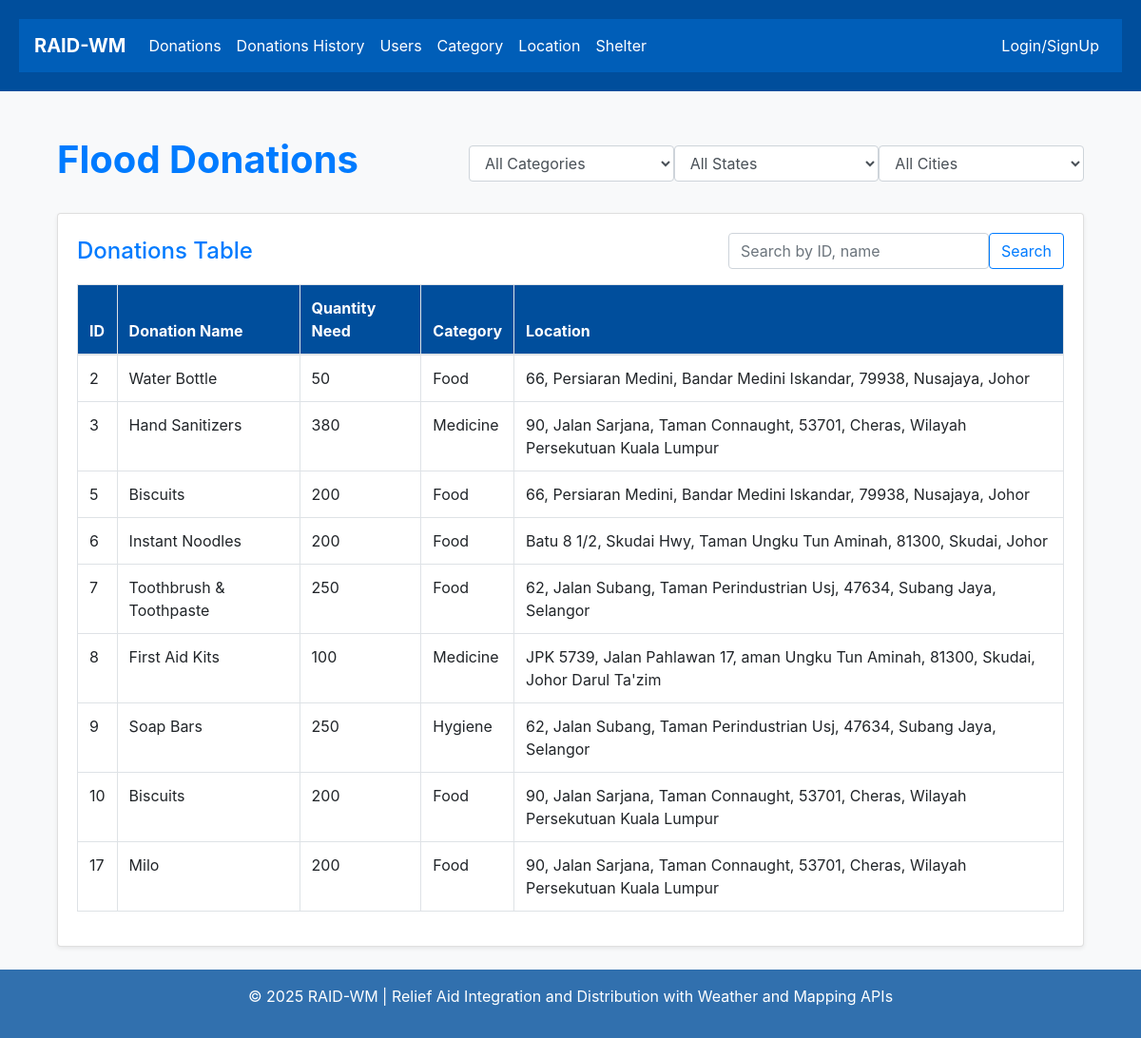
The app's page /, older data.
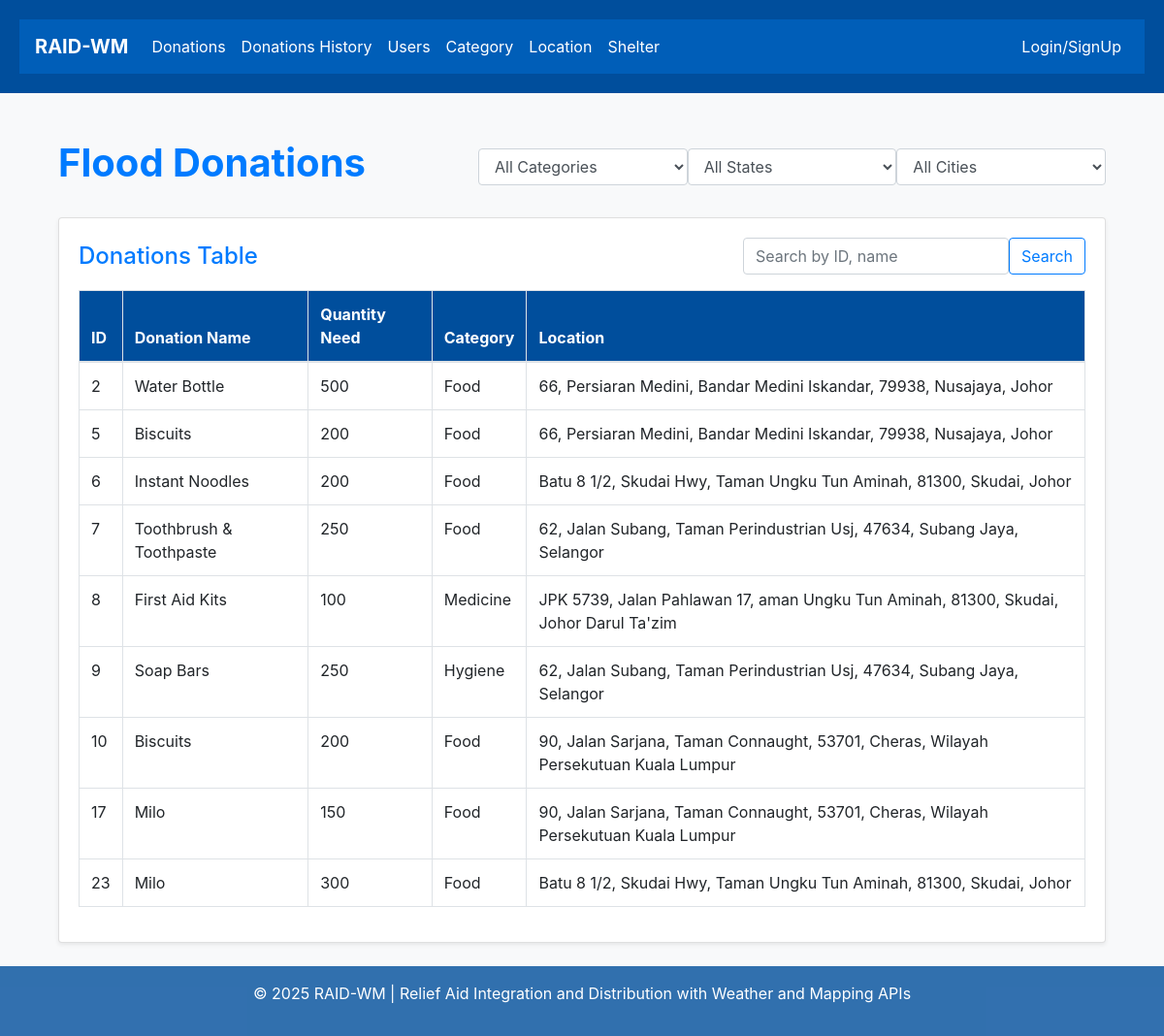
The same page, newer data.
### members/models.py (models this page shows, shortened)
class Donation(models.Model):
    donationName = models.CharField(max_length=100)
    donationQuantity = models.IntegerField()
    category = models.ForeignKey(Category, on_delete=models.CASCADE, null=True, blank=True)
    location = models.ForeignKey(Location, on_delete=models.CASCADE, null=True, blank=True)

class Category(models.Model):
    name = models.CharField(max_length=50)
    def __str__(self):
        return self.name

class Location(models.Model):
    house_number = models.CharField(max_length=10)
    street_name = models.CharField(max_length=100)
    residential_area = models.CharField(max_length=100)
    postcode = models.CharField(max_length=10)
    city = models.CharField(max_length=100)
    state = models.CharField(max_length=100)
    def __str__(self):
        return f"{self.house_number}, {self.street_name}, {self.residential_area}, {self.postcode}, {self.city}, {self.state}"

### members/views.py (the view)
# urls.py: path("", views.donation_list, name="donation"),
def donation_list(request):
    query = request.GET.get('q', '').strip()
    category_id = request.GET.get('category')
    state = request.GET.get('state')
    city = request.GET.get('city')
    donations = Donation.objects.select_related('location', 'category').all()
    if query:
        donations = donations.filter(
            Q(id__iexact=query) |
            Q(donationName__icontains=query)
        )
    if category_id:
        donations = donations.filter(category__id=category_id)
    if state:
        donations = donations.filter(location__state=state)
    if city:
        donations = donations.filter(location__city=city)
    categories = Category.objects.all()
    states = Location.objects.values_list('state', flat=True).distinct()
    cities = Location.objects.values_list('city', flat=True).distinct()
    context = {
        'donations': donations,
        'categories': categories,
        'states': states,
        'cities': cities,
        'selected_category': category_id,
        'selected_state': state,
        'selected_city': city,
        'query': query,
    }
    return render(request, 'donation/donation.html', context)

### members/templates/donation/donation.html (shortened to what this page needs)
{% extends "master.html" %}
{% block content %}
<div class="container mt-4">
  <div class="d-flex justify-content-between align-items-center mb-4">
    <h1 class="text-primary font-weight-bold">Flood Donations</h1>
    <form method="get" class="d-flex align-items-center">
      <select name="category" class="form-control form-select" onchange="this.form.submit()">
        <option value="">All Categories</option>
      </select>
      <select name="state" class="form-control me-2" onchange="this.form.submit()">
        <option value="">All States</option>
      </select>
      <select name="city" class="form-control" onchange="this.form.submit()">
        <option value="">All Cities</option>
      </select>
    </form>
  </div>
  <div class="card shadow-sm mb-4">
    <div class="card-body">
        <div class="d-flex justify-content-between align-items-center flex-wrap mb-3">
            <h4 class="card-title mb-0 text-primary">Donations Table</h4>
            <form method="get" action="" class="d-flex">
              <input type="text" name="q" class="form-control me-2" placeholder="Search by ID, name" value="{{ query|default:'' }}">
              <button type="submit" class="btn btn-outline-primary">Search</button>
            </form>
        </div>
      {% if donations %}
      <div class="table-responsive">
        <table class="table table-bordered table-hover">
          <thead style="background-color: #004e9c; color: white;">
            <tr>
              <th>ID</th>
              <th>Donation Name</th>
              <th>Quantity Need</th>
              <th>Category</th>
              <th>Location</th>
            </tr>
          </thead>
          <tbody>
            {% for donation in donations %}
            <tr>
              <td>{{ donation.id }}</td>
              <td>{{ donation.donationName }}</td>
              <td>{{ donation.donationQuantity }}</td>
              <td>{{ donation.category }}</td>
              <td>{{ donation.location }}</td>
            </tr>
            {% endfor %}
          </tbody>
        </table>
      </div>
      {% else %}
      <div class="alert alert-info mt-3" role="alert">
        No donations found.
      </div>
      {% endif %}
    </div>
  </div>
</div>
{% endblock %}

### members/templates/master.html (shortened to what this page needs)
<!DOCTYPE html>
<html>
<head>
  <link rel="stylesheet" href="https://cdn.jsdelivr.net/npm/bootstrap@4.6.0/dist/css/bootstrap.min.css">
  <link rel="stylesheet" href="https://cdnjs.cloudflare.com/ajax/libs/font-awesome/6.0.0/css/all.min.css">
</head>
<body>
  <div class="wrapper">
    {% block header %}
    <header>
      <nav class="navbar navbar-expand-lg navbar-custom">
        <a class="navbar-brand font-weight-bold" href="{% url 'donation' %}">RAID-WM</a>
        <div class="collapse navbar-collapse" id="navbarNav">
          <ul class="navbar-nav mr-auto">
            <li class="nav-item">
              <a class="nav-link" href="{% url 'donation' %}">Donations</a>
            </li>
            <li class="nav-item">
              <a class="nav-link" href="{% url 'history' %}">Donations History</a>
            </li>
            <li class="nav-item">
              <a class="nav-link" href="{% url 'users' %}">Users</a>
            </li>
            <li class="nav-item">
              <a class="nav-link" href="{% url 'category' %}">Category</a>
            </li>
            <li class="nav-item">
              <a class="nav-link" href="{% url 'location' %}">Location</a>
            </li>
            <li class="nav-item">
              <a class="nav-link" href="{% url 'shelter' %}">Shelter</a>
            </li>
          </ul>
          <ul class="navbar-nav ml-auto">
            {% if user.is_authenticated %}
              <li class="nav-item active">
                <a class="nav-link" href="{% url 'profile' %}">Profile</a>
              </li>
            {% else %}
              <li class="nav-item active">
                <a class="nav-link" href="{% url 'login' %}">Login/SignUp</a>
              </li>
            {% endif %}
          </ul>
        </div>
      </nav>
    </header>
    {% endblock %}
    <main class="content container mt-4">
    {% block content %}{% endblock %}
    </main>
    {% block footer %}
    <footer class="text-center py-3">
      <p>&copy; 2025 RAID-WM | Relief Aid Integration and Distribution with Weather and Mapping APIs</p>
    </footer>
    {% endblock %}
  </div>
</body>
</html>

### members/templates/master.html (style rules this page uses)
html, body { height: 100%; margin: 0; background-color: #f8f9fa; }
.wrapper { display: flex; flex-direction: column; min-height: 100vh; }
.content { flex: 1; }
header, footer { background-color: #004e9c; color: #fff; text-align: center; padding: 20px; }
footer { background-color: rgba(0, 78, 156, 0.8); }
.navbar-custom { background-color: #005eb8; }
.navbar-custom .nav-link, .navbar-custom .navbar-brand { color: #fff; }

Row changes from the older to the newer data that the page shows:
removed Donation: id "3", donationName "Hand Sanitizers", donationQuantity "380", category "Medicine", location "90, Jalan Sarjana, Taman Connaught, 53701, Cheras, Wilayah Persekutuan Kuala Lumpur"
changed Donation "Water Bottle": donationQuantity "50" → "500"
changed Donation id 17: donationQuantity "200" → "150"
added Donation: id "23", donationName "Milo", donationQuantity "300", category "Food", location "Batu 8 1/2, Skudai Hwy, Taman Ungku Tun Aminah, 81300, Skudai, Johor"
